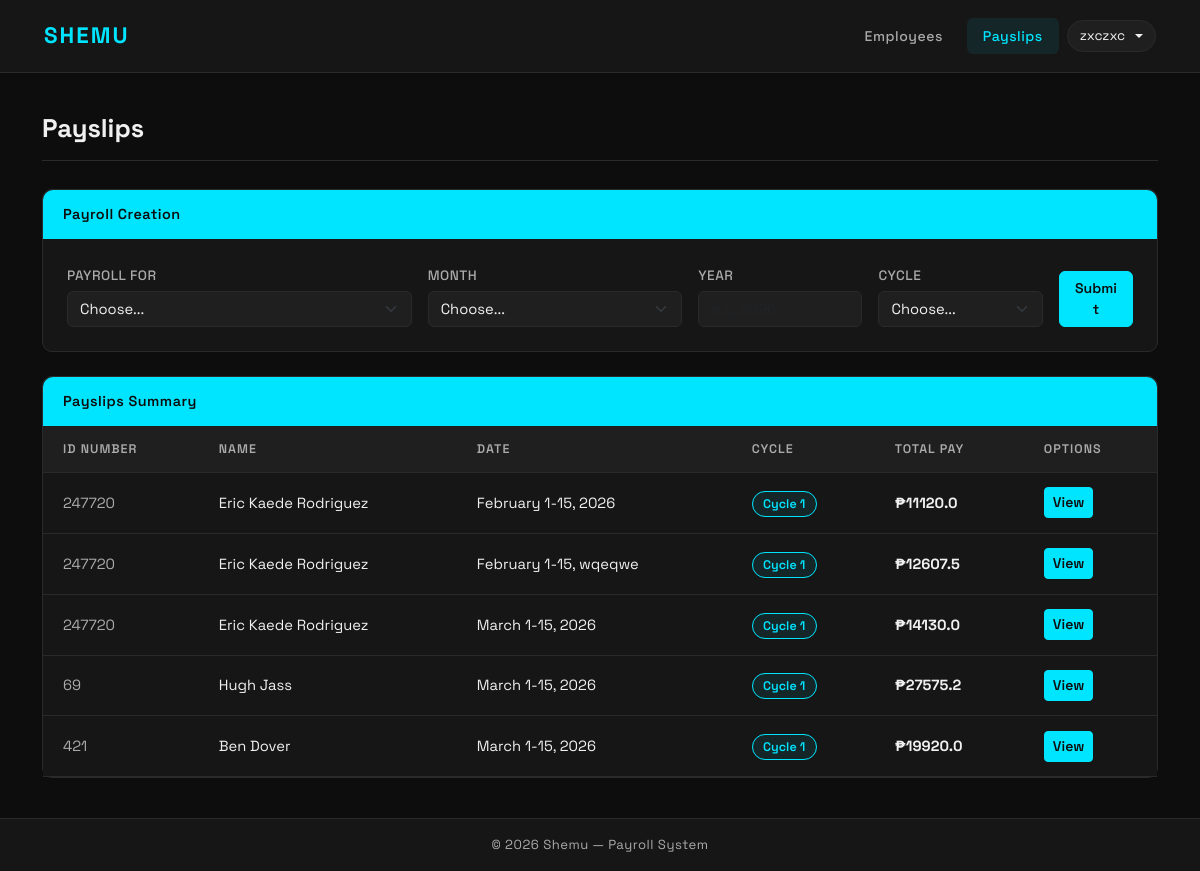
/payslips/ (signed in), run on an earlier commit of the app's database.
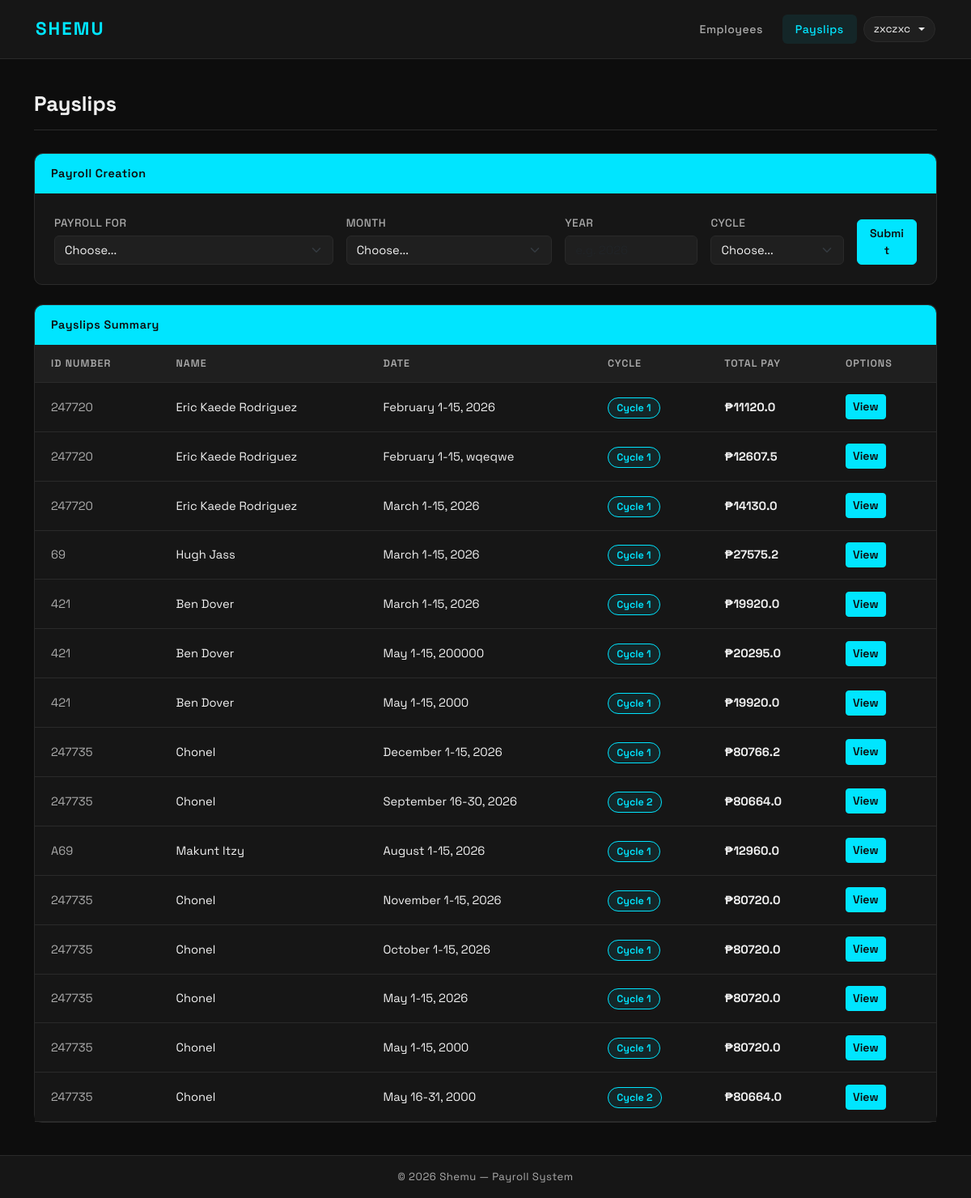
And on a later commit of the database.
### payroll_app/models.py (models this page shows, shortened)
class Payslip(models.Model):
    id_number = models.ForeignKey(Employee, on_delete=models.CASCADE)
    month = models.CharField(max_length=20)
    date_range = models.CharField(max_length=50)
    year = models.CharField(max_length=4)
    pay_cycle = models.IntegerField()
    rate = models.FloatField()
    earnings_allowance = models.FloatField()
    deductions_tax = models.FloatField()
    deductions_health = models.FloatField()
    pag_ibig = models.FloatField()
    sss = models.FloatField()
    overtime = models.FloatField()
    total_pay = models.FloatField()

class Employee(models.Model):
    name = models.CharField(max_length=300)
    id_number = models.CharField(max_length=50, primary_key=True, unique=True)
    rate = models.FloatField()
    overtime_pay = models.FloatField(null=True, blank=True)
    allowance = models.FloatField(null=True, blank=True)

### payroll_app/views.py (the view, shortened to what this page needs)
# urls.py: path('payslips/', views.payslips, name='payslips'),
def payslips(request):
    if not request.user.is_authenticated:
        return redirect('login')
    all_employees = Employee.objects.all()
    all_payslips  = Payslip.objects.select_related('id_number').all()
    error_message = None
    context = {
        'employees':     all_employees,
        'payslips':      all_payslips,
        'months':        MONTHS,
        'error_message': error_message,
        'current_year':  datetime.now().year,
        'current_month': MONTHS[datetime.now().month - 1],
    }
    return render(request, 'payroll_app/payslips.html', context)

### payroll_app/templates/payroll_app/payslips.html (shortened to what this page needs)
{% extends 'payroll_app/base.html' %}
{% block content %}
<div class="page-header">
    <h1 class="page-title">Payslips</h1>
</div>
<div class="card mb-4">
    <div class="card-header-custom">Payroll Creation</div>
    <div class="card-body p-4">
        <form method="post" class="row g-3 align-items-end">
            <div class="col-md-4">
                <label class="form-label">Payroll for</label>
                <select name="payroll_for" class="form-select" required>
                    <option value="" disabled selected>Choose...</option>
                </select>
            </div>
            <div class="col-md-3">
                <label class="form-label">Month</label>
                <select name="month" class="form-select" required>
                    <option value="" disabled selected>Choose...</option>
                </select>
            </div>
            <div class="col-md-2">
    <label class="form-label">Year</label>
    <input type="number"
           name="year"
           class="form-control"
           placeholder="e.g. 2026"
           min="2000"
           max="{{ current_year }}"
           required>
            </div>
            <div class="col-md-2">
                <label class="form-label">Cycle</label>
                <select name="cycle" class="form-select" required>
                    <option value="" disabled selected>Choose...</option>
                </select>
            </div>
            <div class="col-md-1">
                <button type="submit" class="btn btn-accent w-100">Submit</button>
            </div>
        </form>
    </div>
</div>
<div class="card">
    <div class="card-header-custom">Payslips Summary</div>
    <table class="table table-hover mb-0">
        <thead>
            <tr>
                <th>ID Number</th>
                <th>Name</th>
                <th>Date</th>
                <th>Cycle</th>
                <th>Total Pay</th>
                <th>Options</th>
            </tr>
        </thead>
        <tbody>
            {% for ps in payslips %}
            <tr>
                <td><span class="text-muted">{{ ps.id_number.id_number }}</span></td>
                <td>{{ ps.id_number.name }}</td>
                <td>{{ ps.date_range }}, {{ ps.year }}</td>
                <td><span class="badge-cycle">Cycle {{ ps.pay_cycle }}</span></td>
                <td><strong>₱{{ ps.total_pay }}</strong></td>
                <td><a href="{% url 'view_payslip' ps.pk %}" class="btn btn-sm btn-accent">View</a></td>
            </tr>
            {% empty %}
            <tr>
                <td colspan="6" class="text-center text-muted py-4">No payslips yet.</td>
            </tr>
            {% endfor %}
        </tbody>
    </table>
</div>
{% endblock %}

### payroll_app/templates/payroll_app/base.html (shortened to what this page needs)
<!DOCTYPE html>
<html lang="en" data-theme="dark">
<head>
    <link href="https://cdn.jsdelivr.net/npm/bootstrap@5.3.0/dist/css/bootstrap.min.css" rel="stylesheet">
</head>
<body>
<nav class="navbar navbar-expand-lg">
    <div class="container">
        <a class="navbar-brand" href="{% url 'employees' %}">Shemu</a>
        <div class="navbar-nav ms-auto d-flex align-items-center gap-2">
            {% if request.user.is_authenticated %}
                <a class="nav-link " href="{% url 'employees' %}">Employees</a>
                <a class="nav-link {% if request.resolver_match.url_name == 'payslips' or request.resolver_match.url_name == 'view_payslip' %}active{% endif %}" href="{% url 'payslips' %}">Payslips</a>
                <div class="dropdown">
                    <button class="theme-toggle dropdown-toggle" type="button" data-bs-toggle="dropdown" aria-expanded="false">
                        {{ request.user.username }}
                    </button>
                </div>
            {% else %}
                <button class="theme-toggle" onclick="toggleTheme()" id="themeBtn">☀️ Light</button>
            {% endif %}
        </div>
    </div>
</nav>
<div class="main-content">
    <div class="container">
        {% block content %}{% endblock %}
    </div>
</div>
<footer>
    &copy; 2026 Shemu &mdash; Payroll System
</footer>
</body>
</html>

### payroll_app/templates/payroll_app/base.html (style rules this page uses)
[data-theme="dark"] { --bg: #0d0d0d; --surface: #161616; --surface2: #1f1f1f; --border: #2a2a2a; --accent: #00e5ff; --accent-hover: rgba(0, 229, 255, 0.08); --text: #f0f0f0; --text-inverse: #0d0d0d; --muted: #aaaaaa; --table-hover: rgba(255,255,255,0.03); --input-bg: #1f1f1f; --input-border: #2a2a2a; }
* { box-sizing: border-box; }
body { font-family: 'Space Grotesk', sans-serif; background-color: var(--bg); color: var(--text); min-height: 100vh; display: flex; flex-direction: column; transition: background-color 0.3s, color 0.3s; }
.navbar { background-color: var(--surface) !important; border-bottom: 1px solid var(--border); padding: 0.9rem 2rem; transition: background-color 0.3s; }
.navbar-brand { font-size: 1.4rem; font-weight: 700; color: var(--accent) !important; letter-spacing: 2px; text-transform: uppercase; }
.nav-link { color: var(--muted) !important; font-weight: 500; font-size: 0.88rem; letter-spacing: 0.5px; padding: 0.45rem 1rem !important; border-radius: 6px; transition: all 0.2s; }
.nav-link.active { color: var(--accent) !important; background-color: var(--accent-hover); }
.theme-toggle { background: var(--surface2); border: 1px solid var(--border); border-radius: 20px; padding: 0.3rem 0.75rem; cursor: pointer; font-size: 0.85rem; color: var(--text); transition: all 0.2s; display: flex; align-items: center; gap: 0.4rem; }
.text-muted { color: var(--muted) !important; }
.main-content { flex: 1; padding: 2.5rem 0; }
.page-header { display: flex; justify-content: space-between; align-items: center; margin-bottom: 1.75rem; padding-bottom: 1rem; border-bottom: 1px solid var(--border); }
.page-title { font-size: 1.6rem; font-weight: 700; color: var(--text); margin: 0; }
.card { background-color: var(--surface); border: 1px solid var(--border); border-radius: 10px; box-shadow: none; transition: background-color 0.3s; }
.card-header-custom { background-color: var(--accent); color: var(--text-inverse); border-radius: 10px 10px 0 0; padding: 0.85rem 1.25rem; font-weight: 600; font-size: 0.9rem; letter-spacing: 0.5px; }
[data-theme="dark"] .card-header-custom { color: var(--bg); }
.table { color: var(--text); margin-bottom: 0; }
.table thead th { background-color: var(--surface2); color: var(--muted); font-weight: 600; font-size: 0.78rem; letter-spacing: 1px; text-transform: uppercase; border-color: var(--border); padding: 0.85rem 1.25rem; }
.table tbody td { padding: 0.9rem 1.25rem; vertical-align: middle; border-color: var(--border); font-size: 0.92rem; background-color: var(--surface); color: var(--text); }
.btn-accent { background-color: var(--accent); border-color: var(--accent); color: var(--text-inverse); font-weight: 600; font-size: 0.88rem; }
[data-theme="dark"] .btn-accent { color: var(--bg); }
.form-label { font-weight: 500; font-size: 0.85rem; color: var(--muted); margin-bottom: 0.3rem; text-transform: uppercase; letter-spacing: 0.5px; }
.form-control, .form-select { background-color: var(--input-bg); border-color: var(--input-border); color: var(--text); border-radius: 6px; font-size: 0.92rem; transition: all 0.2s; }
.form-select option { background-color: var(--surface); color: var(--text); }
.badge-cycle { background-color: var(--accent-hover); color: var(--accent); border: 1px solid var(--accent); border-radius: 20px; padding: 0.25rem 0.65rem; font-size: 0.78rem; font-weight: 600; }
footer { background-color: var(--surface); border-top: 1px solid var(--border); color: var(--muted); text-align: center; padding: 1rem; font-size: 0.82rem; letter-spacing: 0.5px; transition: background-color 0.3s; }

What changed in the data, as far as the page shows it:
added Payslip: id_number.id_number "421", id_number.name "Ben Dover", date_range "May 1-15", year "200000", pay_cycle "1", total_pay "20295.0"
added Payslip: id_number.id_number "421", id_number.name "Ben Dover", date_range "May 1-15", year "2000", pay_cycle "1", total_pay "19920.0"
added Payslip: id_number.id_number "247735", id_number.name "Chonel", date_range "December 1-15", year "2026", pay_cycle "1", total_pay "80766.2"
added Payslip: id_number.id_number "247735", id_number.name "Chonel", date_range "September 16-30", year "2026", pay_cycle "2", total_pay "80664.0"
added Payslip: id_number.id_number "A69", id_number.name "Makunt Itzy", date_range "August 1-15", year "2026", pay_cycle "1", total_pay "12960.0"
added Payslip: id_number.id_number "247735", id_number.name "Chonel", date_range "November 1-15", year "2026", pay_cycle "1", total_pay "80720.0"
added Payslip: id_number.id_number "247735", id_number.name "Chonel", date_range "October 1-15", year "2026", pay_cycle "1", total_pay "80720.0"
added Payslip: id_number.id_number "247735", id_number.name "Chonel", date_range "May 1-15", year "2026", pay_cycle "1", total_pay "80720.0"
added Payslip: id_number.id_number "247735", id_number.name "Chonel", date_range "May 1-15", year "2000", pay_cycle "1", total_pay "80720.0"
added Payslip: id_number.id_number "247735", id_number.name "Chonel", date_range "May 16-31", year "2000", pay_cycle "2", total_pay "80664.0"
